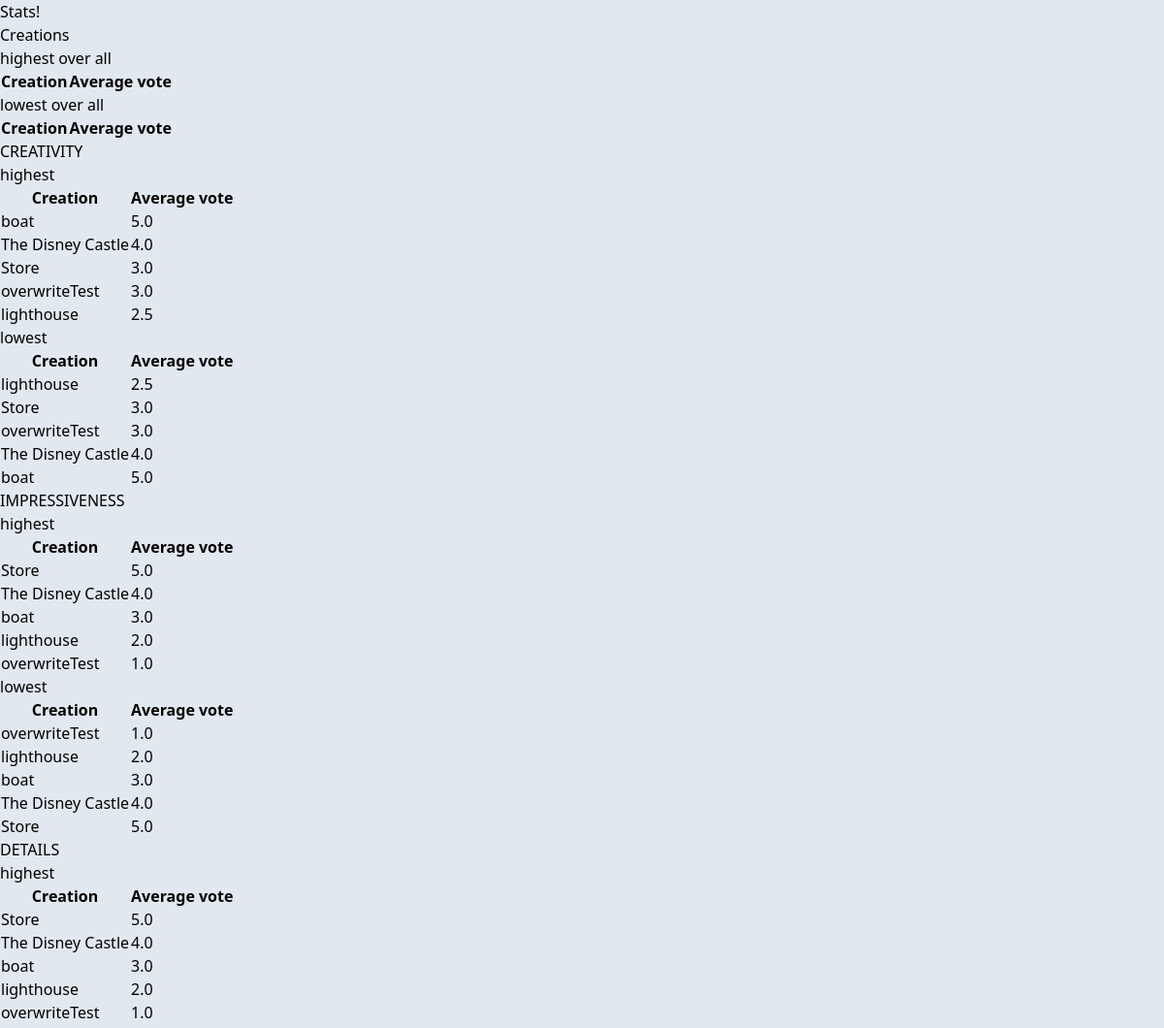
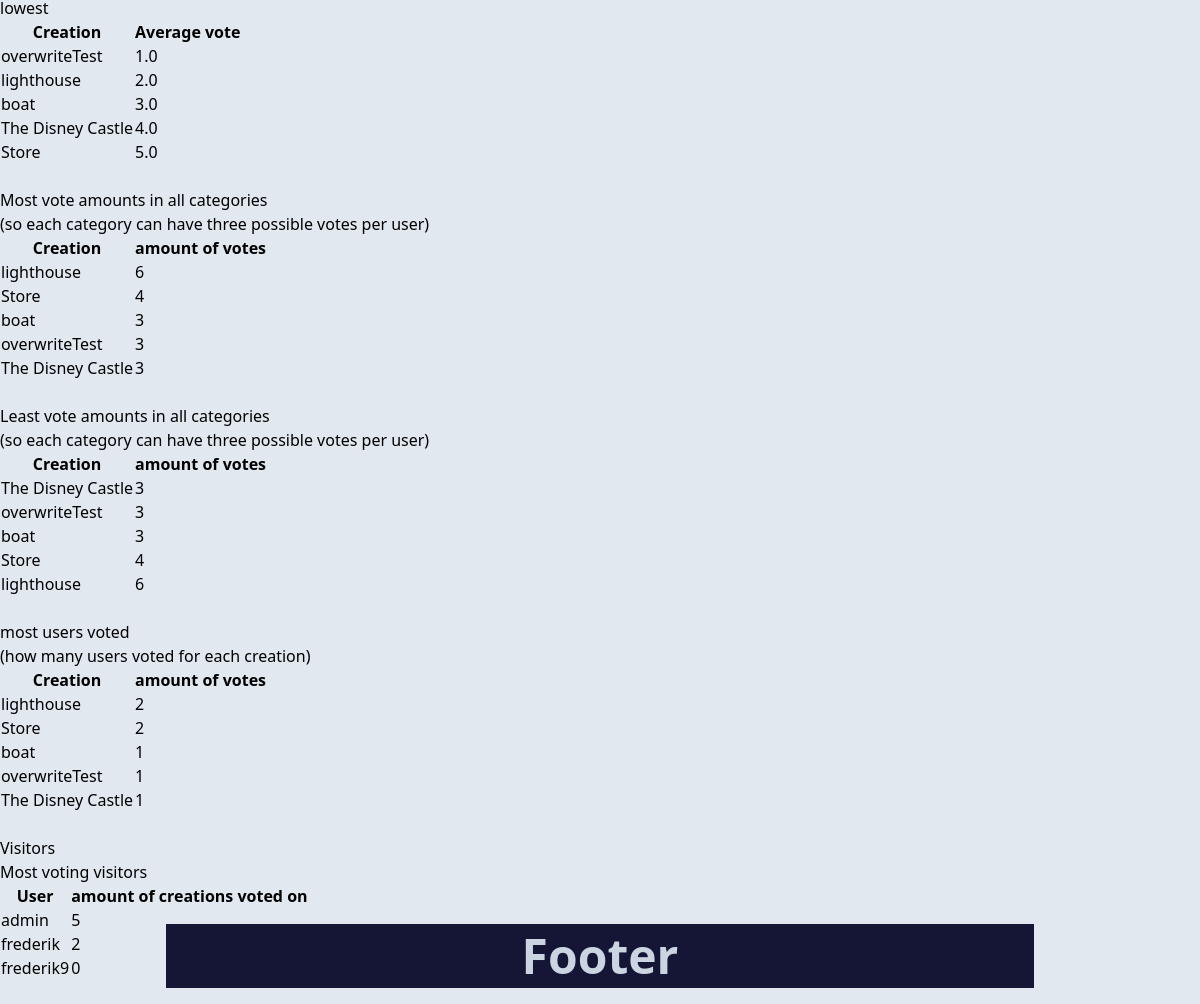
The app's page /voting/dashboard/stats/ (signed in) with its own data (2 pictures, top to bottom).
### voting/models.py (models this page shows)
class Creation(models.Model):
    name = models.CharField(max_length=200)
    description = models.CharField(max_length=200)
    creator = models.CharField(max_length=200)
    image = models.ImageField(
        upload_to='creations/', null=True, blank=True)
    number = models.IntegerField(unique=True)
    def __str__(self):
        return self.name

### voting/views.py (the view)
# urls.py: path("dashboard/stats/", views.stats, name="stats"),
@ user_passes_test(lambda u: u.is_staff)
def stats(request):
    def subSetOfQuery(querySet, lowToHigh=False):
        splice = min(settings.STAT_AMOUNT, len(querySet))
        return querySet[:splice]
    highestAvgPerCreation = Creation.objects.annotate(
        avg=Coalesce(Avg("votinglist__vote"), 0, output_field=FloatField())).order_by("-avg")
    highestAvgPerCreation = subSetOfQuery(highestAvgPerCreation)
    lowestAvgPerCreation = Creation.objects.annotate(
        avg=Coalesce(Avg("votinglist__vote"), 0, output_field=FloatField())).order_by("avg")
    lowestAvgPerCreation = subSetOfQuery(lowestAvgPerCreation)
    highestCrea = Creation.objects.filter(votinglist__category__startswith="crea").annotate(
        avg=Avg("votinglist__vote")).order_by("-avg")
    highestCrea = subSetOfQuery(highestCrea)
    lowestCrea = Creation.objects.filter(votinglist__category__startswith="crea").annotate(
        avg=Avg("votinglist__vote")).order_by("avg")
    lowestCrea = subSetOfQuery(lowestCrea)
    highestImpr = Creation.objects.filter(votinglist__category__startswith="impr").annotate(
        avg=Avg("votinglist__vote")).order_by("-avg")
    highestImpr = subSetOfQuery(highestImpr)
    lowestImpr = Creation.objects.filter(votinglist__category__startswith="impr").annotate(
        avg=Avg("votinglist__vote")).order_by("avg")
    lowestImpr = subSetOfQuery(lowestImpr)
    highestDeta = Creation.objects.filter(votinglist__category__startswith="impr").annotate(
        avg=Avg("votinglist__vote")).order_by("-avg")
    highestDeta = subSetOfQuery(highestDeta)
    lowestDeta = Creation.objects.filter(votinglist__category__startswith="impr").annotate(
        avg=Avg("votinglist__vote")).order_by("avg")
    lowestDeta = subSetOfQuery(lowestDeta)
    amountOfVotes = Creation.objects.annotate(
        amount=Count("votinglist__vote")).order_by("-amount")
    amountOfVotes = subSetOfQuery(amountOfVotes)
    mostVotes = User.objects.annotate(amount=Count(
        "votinglist__creation__id", distinct=True)).order_by("-amount")
    mostVotes = subSetOfQuery(mostVotes)
    mostUsers = Creation.objects.annotate(amount=Count(
        "votinglist__user__id", distinct=True)).order_by("-amount")
    mostUsers = subSetOfQuery(mostUsers)
    return render(request=request, template_name="voting/stats.html", context={
        "highestAvgPerCreation": highestAvgPerCreation,
        "lowestAvgPerCreation": lowestAvgPerCreation,
        "highestCrea": highestCrea,
        "lowestCrea": lowestCrea,
        "highestImpr": highestImpr,
        "lowestImpr": lowestImpr,
        "highestDeta": highestDeta,
        "lowestDeta": lowestDeta,
        "amountOfVotes": amountOfVotes,
        "mostUsers": mostUsers,
        "mostVotes": mostVotes,
        "creations": Creation.objects.all()})

### voting/templates/voting/stats.html (shortened to what this page needs)
{% extends 'voting/header.html' %}
{% block content %}
<h2>Stats!</h2>
<h2>Creations</h2>
<h4>highest over all</h4>
<table>
    <tr>
      <th>Creation</th>
      <th>Average vote</th>
    </tr>
  </table>
<h4>lowest over all</h4>
<table>
    <tr>
      <th>Creation</th>
      <th>Average vote</th>
    </tr>
</table>
<h3>CREATIVITY</h3>
<h4> highest</h4>
<table>
    <tr>
      <th>Creation</th>
      <th>Average vote</th>
    </tr>
    {% for item in highestCrea %}
    <tr>
        <td>{{ item }}</td>
        <td>{{ item.avg }}</td>
    </tr>
    {% endfor %}
</table>
<h4> lowest</h4>
<table>
    <tr>
      <th>Creation</th>
      <th>Average vote</th>
    </tr>
    {% for item in lowestCrea %}
    <tr>
        <td>{{ item }}</td>
        <td>{{ item.avg }}</td>
    </tr>
    {% endfor %}
</table>
<h3>IMPRESSIVENESS</h3>
<h4> highest</h4>
<table>
    <tr>
      <th>Creation</th>
      <th>Average vote</th>
    </tr>
    {% for item in highestImpr %}
    <tr>
        <td>{{ item }}</td>
        <td>{{ item.avg }}</td>
    </tr>
    {% endfor %}
</table>
<h4>lowest</h4>
<table>
    <tr>
      <th>Creation</th>
      <th>Average vote</th>
    </tr>
    {% for item in lowestImpr %}
    <tr>
        <td>{{ item }}</td>
        <td>{{ item.avg }}</td>
    </tr>
    {% endfor %}
</table>
<h3>DETAILS</h3>
<h4>highest</h4>
<table>
    <tr>
      <th>Creation</th>
      <th>Average vote</th>
    </tr>
    {% for item in highestDeta %}
    <tr>
        <td>{{ item }}</td>
        <td>{{ item.avg }}</td>
    </tr>
    {% endfor %}
</table>
<h4>lowest</h4>
<table>
    <tr>
      <th>Creation</th>
      <th>Average vote</th>
    </tr>
    {% for item in highestDeta reversed %}
    <tr>
        <td>{{ item }}</td>
        <td>{{ item.avg }}</td>
    </tr>
    {% endfor %}
</table>
<br>
<h3>Most vote amounts in all categories</h3>
(so each category can have three possible votes per user)
<table>
  <tr>
    <th>Creation</th>
    <th>amount of votes</th>
  </tr>
  {% for item in amountOfVotes %}
  <tr>
      <td>{{ item }}</td>
      <td>{{ item.amount }}</td>
  </tr>
  {% endfor %}
</table>
<br>
<h3>Least vote amounts in all categories</h3>
(so each category can have three possible votes per user)
<table>
  <tr>
    <th>Creation</th>
    <th>amount of votes</th>
  </tr>
  {% for item in amountOfVotes reversed %}
  <tr>
      <td>{{ item }}</td>
      <td>{{ item.amount }}</td>
  </tr>
  {% endfor %}
</table>
<br>
<h3>most users voted</h3>
(how many users voted for each creation)
<table>
  <tr>
    <th>Creation</th>
    <th>amount of votes</th>
  </tr>
  {% for item in mostUsers %}
  <tr>
      <td>{{ item }}</td>
      <td>{{ item.amount }}</td>
  </tr>
  {% endfor %}
</table>
<br>
<h2>Visitors</h2>
<h3>Most voting visitors</h3>
<table>
  <tr>
    <th>User</th>
    <th>amount of creations voted on</th>
  </tr>
  {% for item in mostVotes %}
  <tr>
      <td>{{ item }}</td>
      <td>{{ item.amount }}</td>
  </tr>
  {% endfor %}
</table>
<br>
{% endblock %}

### voting/templates/voting/header.html (shortened to what this page needs)
<head>
  {% load static %}
  <link rel="stylesheet" href="{% static 'voting/css/output.css' %}">
</head>
<body class="bg-slate-200">
  {% block content %}
  {% endblock %}
  {% include "voting/includes/messages.html" %}
  {% include "voting/includes/footer.html" %}
</body>

### voting/templates/voting/includes/messages.html (shortened to what this page needs)
<div class="flex flex-col fixed bottom-1 inset-x-0 mx-auto px-4 py-3 z-50 w-3/4 gap-y-2">

### voting/templates/voting/includes/footer.html
<div class="text-center bg-bamBlue text-slate-300 font-semibold py-2 text-5xl">
Footer
</div>

### records on screen
Creation: name "boat", avg "5.0", avg "3.0", amount "3", amount "1"
Creation: name "The Disney Castle", avg "4.0", amount "3", amount "1"
Creation: name "Store", avg "3.0", avg "5.0", amount "4", amount "2"
Creation: name "overwriteTest", avg "3.0", avg "1.0", amount "3", amount "1"
Creation: name "lighthouse", avg "2.5", avg "2.0", amount "6", amount "2"

### other values on screen
{{ item }} "admin"
{{ item.amount }} "5"
{{ item }} "frederik"
{{ item.amount }} "2"
{{ item }} "frederik9"
{{ item.amount }} "0"
